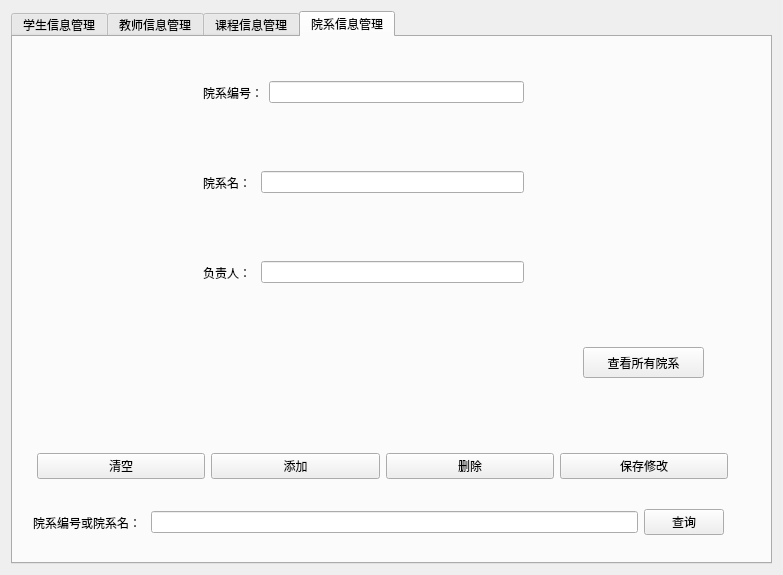
<?xml version="1.0" encoding="UTF-8"?>
<ui version="4.0">
 <class>admin</class>
 <widget class="QWidget" name="admin">
  <property name="geometry">
   <rect>
    <x>0</x>
    <y>0</y>
    <width>783</width>
    <height>575</height>
   </rect>
  </property>
  <property name="minimumSize">
   <size>
    <width>0</width>
    <height>0</height>
   </size>
  </property>
  <property name="maximumSize">
   <size>
    <width>16777215</width>
    <height>16777215</height>
   </size>
  </property>
  <property name="windowTitle">
   <string>Administrator</string>
  </property>
  <layout class="QVBoxLayout" name="verticalLayout_2">
   <item>
    <widget class="QTabWidget" name="tabWidget">
     <property name="currentIndex">
      <number>3</number>
     </property>
     <widget class="QWidget" name="tab_1">
      <attribute name="title">
       <string>学生信息管理</string>
      </attribute>
      <layout class="QVBoxLayout" name="verticalLayout_9">
       <item>
        <widget class="QStackedWidget" name="stackedWidget_stu">
         <property name="currentIndex">
          <number>2</number>
         </property>
         <widget class="QWidget" name="page_4">
          <layout class="QVBoxLayout" name="verticalLayout">
           <item>
            <widget class="QGroupBox" name="groupBox">
             <property name="title">
              <string/>
             </property>
             <layout class="QVBoxLayout" name="verticalLayout_8">
              <item>
               <layout class="QVBoxLayout" name="verticalLayout_7">
                <item>
                 <widget class="QTableView" name="tableView_stu"/>
                </item>
                <item>
                 <layout class="QHBoxLayout" name="horizontalLayout_6">
                  <item>
                   <widget class="QPushButton" name="btn_stu_add">
                    <property name="text">
                     <string>添加</string>
                    </property>
                   </widget>
                  </item>
                  <item>
                   <widget class="QPushButton" name="btn_stu_del">
                    <property name="text">
                     <string>删除</string>
                    </property>
                   </widget>
                  </item>
                  <item>
                   <widget class="QPushButton" name="btn_stu_ok">
                    <property name="text">
                     <string>确定</string>
                    </property>
                   </widget>
                  </item>
                  <item>
                   <widget class="QPushButton" name="btn_stu_cancel">
                    <property name="text">
                     <string>取消</string>
                    </property>
                   </widget>
                  </item>
                 </layout>
                </item>
                <item>
                 <layout class="QHBoxLayout" name="horizontalLayout_4">
                  <item>
                   <widget class="QLabel" name="label">
                    <property name="text">
                     <string>请输入学号或姓名：</string>
                    </property>
                   </widget>
                  </item>
                  <item>
                   <widget class="QLineEdit" name="lineEdit_stu_1">
                    <property name="maxLength">
                     <number>10</number>
                    </property>
                   </widget>
                  </item>
                  <item>
                   <widget class="QPushButton" name="btn_stu_search">
                    <property name="text">
                     <string>查找</string>
                    </property>
                   </widget>
                  </item>
                 </layout>
                </item>
               </layout>
              </item>
             </layout>
            </widget>
           </item>
          </layout>
         </widget>
         <widget class="QWidget" name="page_6">
          <layout class="QVBoxLayout" name="verticalLayout_10">
           <item>
            <widget class="QGroupBox" name="groupBox_3">
             <property name="title">
              <string/>
             </property>
             <layout class="QVBoxLayout" name="verticalLayout_11">
              <item>
               <widget class="QTableView" name="tableView_stu_score"/>
              </item>
              <item>
               <layout class="QHBoxLayout" name="horizontalLayout_7">
                <item>
                 <widget class="QPushButton" name="btn_stu_score_add">
                  <property name="text">
                   <string>添加</string>
                  </property>
                 </widget>
                </item>
                <item>
                 <widget class="QPushButton" name="btn_stu_score_del">
                  <property name="text">
                   <string>删除</string>
                  </property>
                 </widget>
                </item>
                <item>
                 <widget class="QPushButton" name="btn_stu_score_ok">
                  <property name="text">
                   <string>确定</string>
                  </property>
                 </widget>
                </item>
                <item>
                 <widget class="QPushButton" name="btn_stu_score_cancel">
                  <property name="text">
                   <string>取消</string>
                  </property>
                 </widget>
                </item>
               </layout>
              </item>
              <item>
               <layout class="QHBoxLayout" name="horizontalLayout_8">
                <item>
                 <widget class="QLabel" name="label_4">
                  <property name="text">
                   <string>请输入学号或课程号：</string>
                  </property>
                 </widget>
                </item>
                <item>
                 <widget class="QLineEdit" name="lineEdit_stu_2"/>
                </item>
                <item>
                 <widget class="QPushButton" name="btn_stu_score_search">
                  <property name="text">
                   <string>查找</string>
                  </property>
                 </widget>
                </item>
               </layout>
              </item>
             </layout>
            </widget>
           </item>
          </layout>
         </widget>
         <widget class="QWidget" name="page_5">
          <layout class="QVBoxLayout" name="verticalLayout_6">
           <item>
            <layout class="QVBoxLayout" name="verticalLayout_4">
             <item>
              <widget class="QWidget" name="widget_9" native="true">
               <layout class="QHBoxLayout" name="horizontalLayout_10">
                <item>
                 <widget class="QLabel" name="label_7">
                  <property name="text">
                   <string>学号：</string>
                  </property>
                 </widget>
                </item>
                <item>
                 <widget class="QLineEdit" name="lineEdit_stu_3">
                  <property name="maxLength">
                   <number>10</number>
                  </property>
                 </widget>
                </item>
                <item>
                 <widget class="QPushButton" name="btn_stu_3_1">
                  <property name="text">
                   <string>查询</string>
                  </property>
                 </widget>
                </item>
               </layout>
              </widget>
             </item>
             <item>
              <widget class="QGroupBox" name="groupBox_2">
               <property name="title">
                <string/>
               </property>
               <layout class="QVBoxLayout" name="verticalLayout_3">
                <item>
                 <layout class="QHBoxLayout" name="horizontalLayout_5">
                  <item>
                   <widget class="QLabel" name="label_2">
                    <property name="text">
                     <string>已选课程：</string>
                    </property>
                   </widget>
                  </item>
                  <item>
                   <widget class="QLabel" name="label_3">
                    <property name="text">
                     <string>可选课程：</string>
                    </property>
                   </widget>
                  </item>
                 </layout>
                </item>
                <item>
                 <layout class="QHBoxLayout" name="horizontalLayout_3">
                  <item>
                   <widget class="QTableWidget" name="tableWidget_1"/>
                  </item>
                  <item>
                   <widget class="QTableWidget" name="tableWidget_2"/>
                  </item>
                 </layout>
                </item>
                <item>
                 <layout class="QHBoxLayout" name="horizontalLayout_2" stretch="2,2,2,8,1">
                  <item>
                   <widget class="QLabel" name="label_5">
                    <property name="text">
                     <string>选课系统状态：</string>
                    </property>
                   </widget>
                  </item>
                  <item>
                   <widget class="QLineEdit" name="lineEdit_stu_3_s">
                    <property name="enabled">
                     <bool>false</bool>
                    </property>
                    <property name="alignment">
                     <set>Qt::AlignCenter</set>
                    </property>
                   </widget>
                  </item>
                  <item>
                   <widget class="QPushButton" name="btn_stu_3_3">
                    <property name="text">
                     <string/>
                    </property>
                   </widget>
                  </item>
                  <item>
                   <spacer name="horizontalSpacer">
                    <property name="orientation">
                     <enum>Qt::Horizontal</enum>
                    </property>
                    <property name="sizeHint" stdset="0">
                     <size>
                      <width>40</width>
                      <height>20</height>
                     </size>
                    </property>
                   </spacer>
                  </item>
                  <item>
                   <widget class="QPushButton" name="btn_stu_3_2">
                    <property name="text">
                     <string>保存选课</string>
                    </property>
                   </widget>
                  </item>
                 </layout>
                </item>
               </layout>
              </widget>
             </item>
            </layout>
           </item>
          </layout>
         </widget>
        </widget>
       </item>
       <item>
        <layout class="QHBoxLayout" name="horizontalLayout">
         <item>
          <widget class="QPushButton" name="btn_stu_menu_0">
           <property name="text">
            <string>基本信息</string>
           </property>
          </widget>
         </item>
         <item>
          <widget class="QPushButton" name="btn_stu_menu_1">
           <property name="text">
            <string>考试成绩管理</string>
           </property>
          </widget>
         </item>
         <item>
          <widget class="QPushButton" name="btn_stu_menu_2">
           <property name="text">
            <string>选课</string>
           </property>
          </widget>
         </item>
        </layout>
       </item>
      </layout>
     </widget>
     <widget class="QWidget" name="tab_2">
      <attribute name="title">
       <string>教师信息管理</string>
      </attribute>
      <layout class="QVBoxLayout" name="verticalLayout_5">
       <item>
        <layout class="QGridLayout" name="gridLayout_2">
         <item row="2" column="0">
          <widget class="QPushButton" name="btn_tch_add">
           <property name="text">
            <string>添加</string>
           </property>
          </widget>
         </item>
         <item row="3" column="3">
          <widget class="QPushButton" name="btn_tch_search">
           <property name="text">
            <string>查找</string>
           </property>
          </widget>
         </item>
         <item row="3" column="1" colspan="2">
          <widget class="QLineEdit" name="lineEdit_tch"/>
         </item>
         <item row="2" column="1">
          <widget class="QPushButton" name="btn_tch_del">
           <property name="text">
            <string>删除</string>
           </property>
          </widget>
         </item>
         <item row="2" column="2">
          <widget class="QPushButton" name="btn_tch_ok">
           <property name="text">
            <string>确定</string>
           </property>
          </widget>
         </item>
         <item row="2" column="3">
          <widget class="QPushButton" name="btn_tch_cancel">
           <property name="text">
            <string>取消</string>
           </property>
          </widget>
         </item>
         <item row="0" column="0" colspan="4">
          <widget class="QTableView" name="tableView_tch"/>
         </item>
         <item row="3" column="0">
          <widget class="QLabel" name="label_11">
           <property name="text">
            <string>请输入工号或姓名：</string>
           </property>
          </widget>
         </item>
         <item row="1" column="2" colspan="2">
          <widget class="QPushButton" name="btn_tch_work">
           <property name="text">
            <string>教师工作量统计</string>
           </property>
          </widget>
         </item>
        </layout>
       </item>
      </layout>
     </widget>
     <widget class="QWidget" name="tab_3">
      <attribute name="title">
       <string>课程信息管理</string>
      </attribute>
      <layout class="QGridLayout" name="gridLayout">
       <item row="0" column="0" colspan="4">
        <widget class="QTableView" name="tableView_course"/>
       </item>
       <item row="1" column="0">
        <widget class="QPushButton" name="btn_course_add">
         <property name="text">
          <string>添加</string>
         </property>
        </widget>
       </item>
       <item row="1" column="1">
        <widget class="QPushButton" name="btn_course_del">
         <property name="text">
          <string>删除</string>
         </property>
        </widget>
       </item>
       <item row="1" column="2">
        <widget class="QPushButton" name="btn_course_ok">
         <property name="text">
          <string>确定</string>
         </property>
        </widget>
       </item>
       <item row="1" column="3">
        <widget class="QPushButton" name="btn_course_cancel">
         <property name="text">
          <string>取消</string>
         </property>
        </widget>
       </item>
       <item row="2" column="0">
        <widget class="QLabel" name="label_course">
         <property name="text">
          <string>请输入课程号或课程名：</string>
         </property>
        </widget>
       </item>
       <item row="2" column="1" colspan="2">
        <widget class="QLineEdit" name="lineEdit_course"/>
       </item>
       <item row="2" column="3">
        <widget class="QPushButton" name="btn_course_search">
         <property name="text">
          <string>查找</string>
         </property>
        </widget>
       </item>
      </layout>
     </widget>
     <widget class="QWidget" name="tab_4">
      <attribute name="title">
       <string>院系信息管理</string>
      </attribute>
      <widget class="QWidget" name="layoutWidget">
       <property name="geometry">
        <rect>
         <x>190</x>
         <y>130</y>
         <width>321</width>
         <height>31</height>
        </rect>
       </property>
       <layout class="QHBoxLayout" name="horizontalLayout_14">
        <item>
         <widget class="QLabel" name="label_9">
          <property name="text">
           <string>院系名： </string>
          </property>
         </widget>
        </item>
        <item>
         <widget class="QLineEdit" name="lineEdit_dept_2"/>
        </item>
       </layout>
      </widget>
      <widget class="QWidget" name="layoutWidget_2">
       <property name="geometry">
        <rect>
         <x>190</x>
         <y>220</y>
         <width>321</width>
         <height>31</height>
        </rect>
       </property>
       <layout class="QHBoxLayout" name="horizontalLayout_15">
        <item>
         <widget class="QLabel" name="label_10">
          <property name="text">
           <string>负责人： </string>
          </property>
         </widget>
        </item>
        <item>
         <widget class="QLineEdit" name="lineEdit_dept_3"/>
        </item>
       </layout>
      </widget>
      <widget class="QPushButton" name="btn_dept_view">
       <property name="geometry">
        <rect>
         <x>570</x>
         <y>310</y>
         <width>121</width>
         <height>31</height>
        </rect>
       </property>
       <property name="text">
        <string>查看所有院系</string>
       </property>
      </widget>
      <widget class="QWidget" name="layoutWidget">
       <property name="geometry">
        <rect>
         <x>20</x>
         <y>460</y>
         <width>691</width>
         <height>51</height>
        </rect>
       </property>
       <layout class="QHBoxLayout" name="horizontalLayout_11">
        <item>
         <widget class="QLabel" name="label_dept_1">
          <property name="text">
           <string>院系编号或院系名： </string>
          </property>
         </widget>
        </item>
        <item>
         <widget class="QLineEdit" name="lineEdit_dept"/>
        </item>
        <item>
         <widget class="QPushButton" name="btn_dept_query">
          <property name="text">
           <string>查询</string>
          </property>
         </widget>
        </item>
       </layout>
      </widget>
      <widget class="QWidget" name="layoutWidget">
       <property name="geometry">
        <rect>
         <x>24</x>
         <y>409</y>
         <width>691</width>
         <height>41</height>
        </rect>
       </property>
       <layout class="QHBoxLayout" name="horizontalLayout_12">
        <item>
         <widget class="QPushButton" name="btn_dept_clear">
          <property name="text">
           <string>清空</string>
          </property>
         </widget>
        </item>
        <item>
         <widget class="QPushButton" name="btn_dept_add">
          <property name="text">
           <string>添加</string>
          </property>
         </widget>
        </item>
        <item>
         <widget class="QPushButton" name="btn_dept_del">
          <property name="text">
           <string>删除</string>
          </property>
         </widget>
        </item>
        <item>
         <widget class="QPushButton" name="btn_dept_save">
          <property name="text">
           <string>保存修改</string>
          </property>
         </widget>
        </item>
       </layout>
      </widget>
      <widget class="QWidget" name="layoutWidget">
       <property name="geometry">
        <rect>
         <x>190</x>
         <y>40</y>
         <width>321</width>
         <height>31</height>
        </rect>
       </property>
       <layout class="QHBoxLayout" name="horizontalLayout_13">
        <item>
         <widget class="QLabel" name="label_8">
          <property name="text">
           <string>院系编号：</string>
          </property>
         </widget>
        </item>
        <item>
         <widget class="QLineEdit" name="lineEdit_dept_1">
          <property name="maxLength">
           <number>4</number>
          </property>
         </widget>
        </item>
       </layout>
      </widget>
     </widget>
    </widget>
   </item>
  </layout>
 </widget>
 <resources/>
 <connections/>
</ui>
